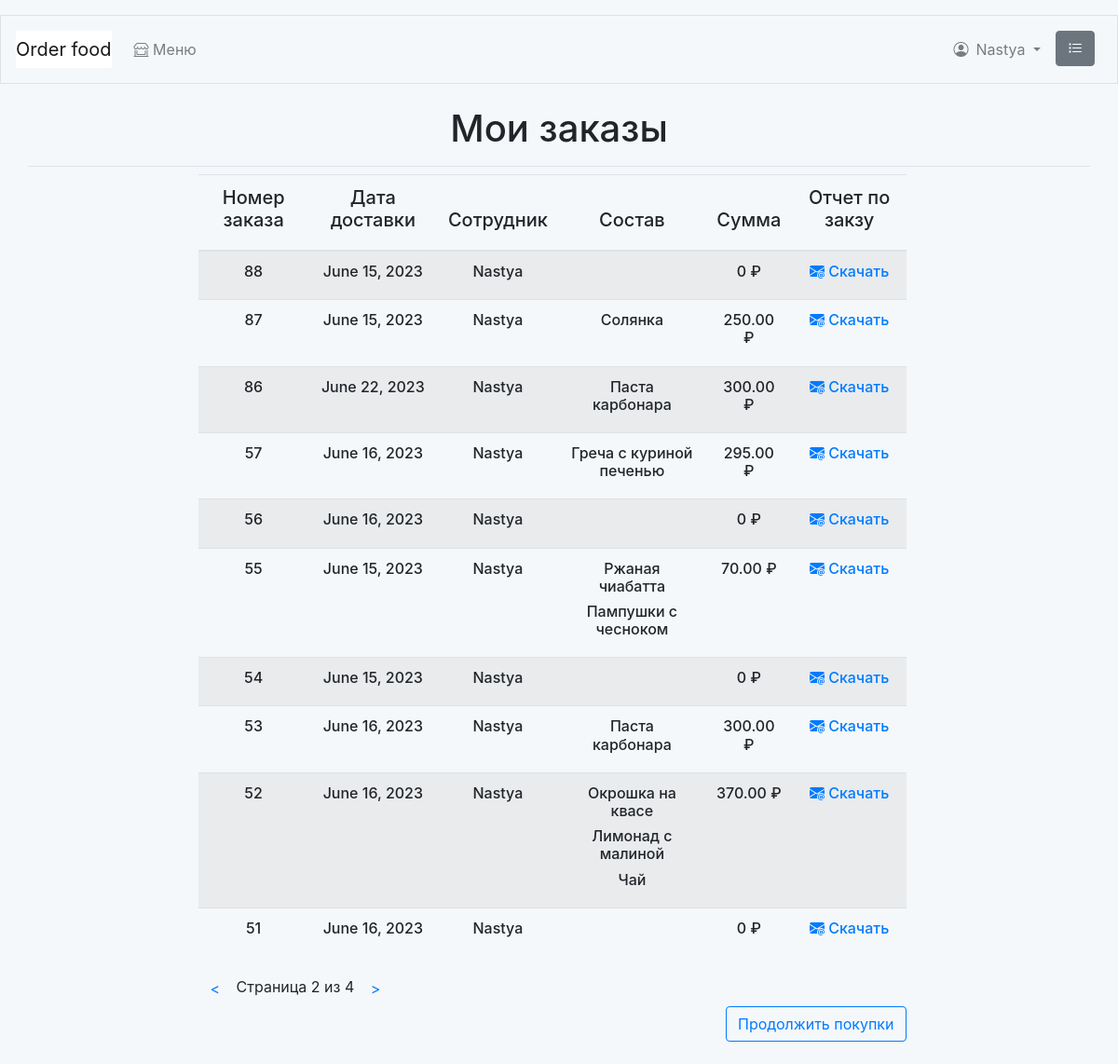
Screenshot of /orders/history/?page=2 (signed in) with the database file from the repository.
### orders/models.py (models this page shows, shortened)
class Order(models.Model):
    name = models.ForeignKey(User,
                             related_name='name_employee',
                             on_delete=models.CASCADE)
    date = models.DateField()
    created = models.DateTimeField(auto_now_add=True)
    updated = models.DateTimeField(auto_now=True)
    paid = models.BooleanField(default=False)
    class Meta:
        ordering = ['-created']
        indexes = [
            models.Index(fields=['created']),
        ]

### food_order/models.py (models this page shows, shortened)
class Dish(models.Model):
    category = models.ForeignKey(Category,
                                 related_name='dishes',
                                 on_delete=models.CASCADE,
                                 default=None)
    name = models.CharField(max_length=50)
    slug = models.SlugField(max_length=50,
                            unique=True)
    image = models.ImageField(upload_to='dishes/%Y/%m/%d',
                              blank=True)
    description = models.TextField(blank=True)
    composition = models.CharField(max_length=250)
    price = models.DecimalField(max_digits=10,
                                decimal_places=2)
    available = models.BooleanField(default=True)
    created = models.DateTimeField(auto_now_add=True)
    updated = models.DateTimeField(auto_now=True)
    class Meta:
        ordering = ['name']
        indexes = [
            models.Index(fields=['id', 'slug']),
            models.Index(fields=['name']),
            models.Index(fields=['-created']),
        ]

### orders/views.py (the view)
@login_required
def get_orders_history(request):
    client = list(User.objects.filter(id=request.user.id).values())
    orders_list = [order for order in list(Order.objects.all().values())
                   if order['name_id'] == client[0]['id']]
    orders_id = [id['id'] for id in orders_list]
    orders_item_sum = {}
    orders_items_dishes = {}
    for i in orders_id:
        orders_item_sum[i] = 0
        orders_items_dishes[i] = []
    for item in list(OrderItem.objects.all().values()):
        for i in list(orders_item_sum.keys()):
            if item['order_id'] == i:
                orders_item_sum[i] += item['price'] * item['quantity']
                for n in list(Dish.objects.filter(id=item['dish_id'])):
                    orders_items_dishes[i].append(n.name)
    for order in orders_list:
        if int(order['id']) in list(orders_item_sum.keys()):
            order['price'] = orders_item_sum[int(order['id'])]
            order['dishes'] = orders_items_dishes[int(order['id'])]
    paginator = Paginator(orders_list, 10)
    page_number = request.GET.get('page', 1)
    try:
        orders = paginator.page(page_number)
    except PageNotAnInteger:
        orders = paginator.page(1)
    except EmptyPage:
        orders = paginator.page(paginator.num_pages)
    return render(request,
                  'orders/order/history.html',
                  {'orders': orders})

### cart/cart.py (called while the page is built)
    def __len__(self):
        return sum(item['quantity'] for item in self.cart.values())

### cart/context_processors.py (called while the page is built)
def cart(request):
    return {'cart': Cart(request)}

### orders/templates/orders/order/history.html (shortened to what this page needs)
{% extends "food_order/base.html" %}
{% load static %}
{% block page_header %}
  <div class="text-center"><h1>Мои заказы</h1></div>
{% endblock %}
{% block content %}
  {% if orders %}
  <div class="row mr-auto">
    <div class="col-md-1 col-lg-2"></div>
    <div class=" col-12 col-sm-12 col-md-10 col-lg-8">
      <table class="table table-striped shoplist">
        <thead class="shopunit" >
          <tr>
            <th class="primary">
              <h5 class="text-center">Номер заказа</h5>
            </th>
            <th class="primary">
              <h5 class="text-center">Дата доставки</h5>
            </th>
            <th class="primary">
              <h5 class="text-center">Сотрудник</h5>
            </th>
            <th class="primary">
              <h5 class="text-center">Состав</h5>
            </th>
            <th class="primary">
              <h5 class="text-center">Сумма</h5>
            </th>
            <th class="primary">
              <h5 class="text-center">Отчет по закзу</h5>
            </th>
          </tr>
        </thead>
        <tbody>
          {% for order in orders %}
            <tr>
              <td>
                <h6 class="text-center">{{ order.id }}</h6>
              </td>
              <td>
                <h6 class="text-center">{{ order.date }}</h6>
              </td>
              <td>
                <h6 class="text-center">{{ user.username }}</h6>
              </td>
              <td>
                {% for dishes in order.dishes %}
                  <h6 class="text-center">{{ dishes }}</h6>
                {% endfor %}
              </td>
              <td>
                <h6 class="text-center">{{ order.price }} ₽</h6>
              </td>
              <td>
                <a href="{% url 'orders:order_pdf' order.id %}"><h6 class="text-center"><i class="bi bi-envelope-at-fill"></i> Скачать</h6></a>
              </td>
            </tr>
          {% endfor %}
        </tbody>
      </table>
      {% include "pagination.html" with page=orders %}
      <p class="text-right">
        <a  href="{% url 'food_order:dish_list' %}" class="btn btn-outline-primary">Продолжить покупки</a>
      </p>
    </div>
    <div class="col-md-1 col-lg-2"></div>
  </div>
  {% else %}
  <h4 class="mt-3 mb-3 text-center">
    Заказов еще не было
  </h4>
  {% endif %}
{% endblock %}

### food_order/templates/food_order/base.html (shortened to what this page needs)
<!doctype html>
<html lang="en">
  <head>
    <link rel="stylesheet" href="https://cdn.jsdelivr.net/npm/bootstrap@4.0.0/dist/css/bootstrap.min.css">
    <link rel="stylesheet" href="https://cdn.jsdelivr.net/npm/bootstrap-icons@1.10.5/font/bootstrap-icons.css">
    <link rel="stylesheet" href="/static/css/base.css">
  </head>
  <body>
      <nav class="navbar navbar-expand-md navbar-light mb-4 border">
        {% if user.is_authenticated %}
          <a class="navbar-brand" href="{% url 'food_order:dish_list'%}">
              Order food</a>
        {% else %}
          <a class="navbar-brand" href="{% url 'food_order:index'%}">
              Order food</a>
        {% endif %}
        <div class="collapse navbar-collapse ml-auto" id="navbarCollapse">
          <ul class="navbar-nav mr-auto">
            <li class="nav-item my-2">
              <a class="nav-link" href="{% url 'food_order:dish_list' %}">
                <i class="bi bi-shop-window"></i> Меню</a>
            </li>
          </ul>
          <ul class="navbar-nav ml-auto">
            {% if user.is_authenticated %}
              <li class="nav-item dropdown my-2">
                <a class="nav-link dropdown-toggle" href="#" role="button" data-toggle="dropdown" aria-haspopup="true" aria-expanded="false">
                  <i class="bi bi-person-circle mr-2 mt-2"></i>{{ user.username }}
                </a>
              </li>
            {% endif %}
            <li class="nav-item d-none d-md-block ml-auto">
              <a class="nav-link" href="{% url 'orders:orders_history' %}">
                <i class="bi bi-list-task btn btn-secondary mr-sm-2 mr-md-0 mt-md-0" href="{% url 'orders:orders_history' %}"></i>
              </a>
            </li>
          </ul>
        </div>
      </nav>
        <div class="container pb-2 mb-2 border-bottom">
            {% block page_header %}{% endblock page_header %}
        </div>
        <div class="container-fluid  mb-2 noborder" >
            {% block content %}{% endblock content %}
        </div>
  </body>
</html>

### food_order/static/css/base.css (style rules this page uses)
body { padding-top: 1em; background-color: #F5F8FA; }
.navbar-brand { background-color: #ffffff; }

### rows the page displays
Order: id "88", date "June 15, 2023", price "0"
Order: id "87", date "June 15, 2023", price "250.00"
Dish: dishes "Солянка"
Order: id "86", date "June 22, 2023", price "300.00"
Dish: dishes "Паста карбонара" "Паста карбонара"
Order: id "57", date "June 16, 2023", price "295.00"
Dish: dishes "Греча с куриной печенью"
Order: id "56", date "June 16, 2023", price "0"
Order: id "55", date "June 15, 2023", price "70.00"
Dish: dishes "Ржаная чиабатта"
Dish: dishes "Пампушки с чесноком"
Order: id "54", date "June 15, 2023", price "0"
Order: id "53", date "June 16, 2023", price "300.00"
Order: id "52", date "June 16, 2023", price "370.00"
Dish: dishes "Окрошка на квасе"
Dish: dishes "Лимонад с малиной"
Dish: dishes "Чай"
Order: id "51", date "June 16, 2023", price "0"

### other values shown
{{ user.username }} "Nastya"
{{ page.number }} "2"
{{ page.paginator.num_pages }} "4"
